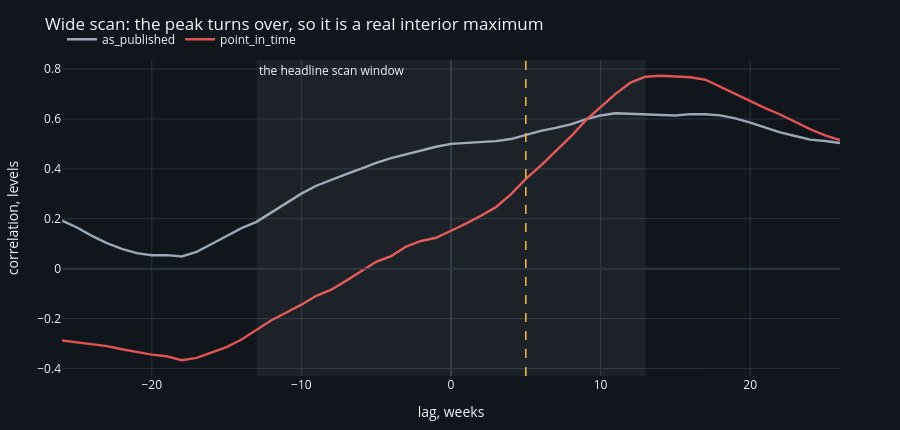

Write notebook code for a chart like this one.
### Markdown cell above
### Is the argmax interior, or is it the edge of the scan?

A curve that is still rising when the scan stops does not identify a lead --
it says "at least as long as you looked". Widening the scan to +/-26 weeks
answers it directly, and the answer is the reason the headline says 11-14
weeks rather than dismissing the peak as an artefact.

### Code cell
WIDE = np.arange(-26, 27)
wide_rows = []
fig = go.Figure()
for vint, (x, y), colr in (("as_published", SAMPLES["as_published"], GREY),
                           ("point_in_time", SAMPLES["point_in_time"], RED)):
    xt, yt, _ = D.transform_pair(x, y, "levels")
    Xm, Ym, _ = D.lag_matrix(xt, yt, WIDE)
    c = D.lag_curve_common(Xm, Ym, WIDE)
    v = c["corr"].to_numpy()
    j = int(np.nanargmax(v))
    wide_rows.append({"vintage": vint, "n": len(Ym), "argmax": int(c["lag_weeks"].iloc[j]),
                      "corr": v[j], "interior_peak": bool(0 < j < len(v) - 1),
                      "corr_at_-18w": float(c.loc[c["lag_weeks"] == -18, "corr"].iloc[0]),
                      "corr_at_+26w": float(v[-1])})
    fig.add_trace(go.Scatter(x=c["lag_weeks"], y=v, name=vint, line=dict(color=colr, width=2.4)))
fig.add_vrect(x0=-13, x1=13, fillcolor="#ffffff", opacity=0.05, line_width=0,
              annotation_text="the headline scan window", annotation_position="top left")
fig.add_vline(x=CFG.jws_lead_weeks, line=dict(color=AMBER, width=1.6, dash="dash"))
fig.add_hline(y=0, line=dict(color=GRID, width=1))
fig.update_xaxes(title_text="lag, weeks")
fig.update_yaxes(title_text="correlation, levels")
style(fig, 430, "Wide scan: the peak turns over, so it is a real interior maximum")
fig.show()
print(pd.DataFrame(wide_rows).round(3).to_string(index=False))
print("\nThe curve rises, peaks around +11..+16 and falls away again, so the argmax")
print("is a real interior maximum and not an artefact of where the scan stopped.")
print("At long NEGATIVE lags it is -0.37 (point-in-time) and +0.05 (as-published),")
print("so sentiment does not lead surprises in either vintage. The direction of")
print("JWS's story survives. The number does not: it is 11-14 weeks, not five.")

### Figure 1 — Plotly figure (JSON) as saved in the notebook; plotly's stock layout.template omitted (floating-point values rounded to 4 significant figures)
{"data": [{"line": {"color": "#9aa7b8", "width": 2.4}, "name": "as_published", "type": "scatter", "x": [-26, -25, -24, -23, -22, -21, -20, -19, -18, -17, -16, -15, -14, -13, -12, -11, -10, -9, -8, -7, -6, -5, -4, -3, -2, -1, 0, 1, 2, 3, 4, 5, 6, 7, 8, 9, 10, 11, 12, 13, 14, 15, 16, 17, 18, 19, 20, 21, 22, 23, 24, 25, 26], "y": [0.1926, 0.1652, 0.1316, 0.1023, 0.07955, 0.06262, 0.0542, 0.05463, 0.04894, 0.06786, 0.09924, 0.1327, 0.1628, 0.1877, 0.2245, 0.2638, 0.3006, 0.3323, 0.3571, 0.3792, 0.4009, 0.4242, 0.4431, 0.4583, 0.4716, 0.4886, 0.5, 0.5043, 0.5062, 0.511, 0.5194, 0.5349, 0.5524, 0.5639, 0.5783, 0.5985, 0.6138, 0.6227, 0.6203, 0.6207, 0.6177, 0.6134, 0.6192, 0.6188, 0.6144, 0.602, 0.5851, 0.5653, 0.546, 0.5317, 0.5172, 0.5115, 0.5034]}, {"line": {"color": "#e05353", "width": 2.4}, "name": "point_in_time", "type": "scatter", "x": [-26, -25, -24, -23, -22, -21, -20, -19, -18, -17, -16, -15, -14, -13, -12, -11, -10, -9, -8, -7, -6, -5, -4, -3, -2, -1, 0, 1, 2, 3, 4, 5, 6, 7, 8, 9, 10, 11, 12, 13, 14, 15, 16, 17, 18, 19, 20, 21, 22, 23, 24, 25, 26], "y": [-0.2877, -0.296, -0.3029, -0.3102, -0.3227, -0.3346, -0.3442, -0.3507, -0.3664, -0.357, -0.3344, -0.3142, -0.2837, -0.245, -0.2065, -0.1754, -0.144, -0.1086, -0.08407, -0.0478, -0.009092, 0.02782, 0.05057, 0.08882, 0.1111, 0.1239, 0.1521, 0.1804, 0.2121, 0.2466, 0.2978, 0.3596, 0.4132, 0.4728, 0.5287, 0.5942, 0.6478, 0.7002, 0.7455, 0.769, 0.7727, 0.7692, 0.767, 0.757, 0.7284, 0.7016, 0.673, 0.6432, 0.6176, 0.5889, 0.559, 0.5345, 0.515]}], "layout": {"annotations": [{"showarrow": false, "text": "the headline scan window", "x": -13, "xanchor": "left", "xref": "x", "y": 1, "yanchor": "top", "yref": "y domain"}], "font": {"size": 12}, "height": 430, "legend": {"orientation": "h", "x": 0, "y": 1.02, "yanchor": "bottom"}, "margin": {"b": 50, "l": 60, "r": 60, "t": 60}, "paper_bgcolor": "#11151c", "plot_bgcolor": "#11151c", "shapes": [{"fillcolor": "#ffffff", "line": {"width": 0}, "opacity": 0.05, "type": "rect", "x0": -13, "x1": 13, "xref": "x", "y0": 0, "y1": 1, "yref": "y domain"}, {"line": {"color": "#e8b44c", "dash": "dash", "width": 1.6}, "type": "line", "x0": 5, "x1": 5, "xref": "x", "y0": 0, "y1": 1, "yref": "y domain"}, {"line": {"color": "#2a3340", "width": 1}, "type": "line", "x0": 0, "x1": 1, "xref": "x domain", "y0": 0, "y1": 0, "yref": "y"}], "title": {"text": "Wide scan: the peak turns over, so it is a real interior maximum"}, "xaxis": {"gridcolor": "#2a3340", "title": {"text": "lag, weeks"}, "zerolinecolor": "#2a3340"}, "yaxis": {"gridcolor": "#2a3340", "title": {"text": "correlation, levels"}, "zerolinecolor": "#2a3340"}}}
